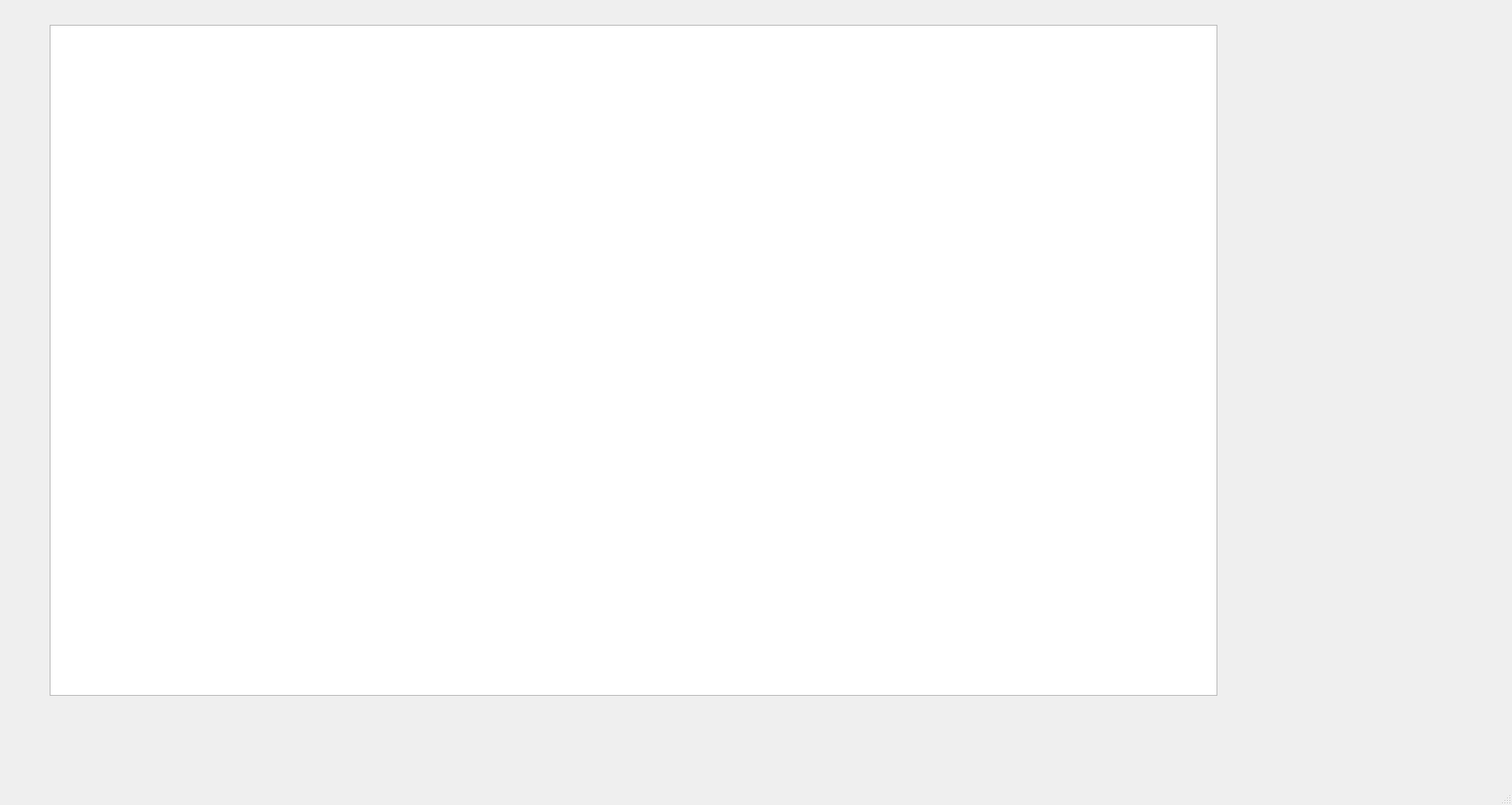
<?xml version="1.0" encoding="UTF-8"?>
<ui version="4.0">
 <class>MainWindow</class>
 <widget class="QMainWindow" name="MainWindow">
  <property name="geometry">
   <rect>
    <x>0</x>
    <y>0</y>
    <width>1827</width>
    <height>973</height>
   </rect>
  </property>
  <property name="windowTitle">
   <string>MainWindow</string>
  </property>
  <widget class="QWidget" name="centralwidget">
   <widget class="QTableWidget" name="tableWidget">
    <property name="geometry">
     <rect>
      <x>60</x>
      <y>30</y>
      <width>1411</width>
      <height>811</height>
     </rect>
    </property>
   </widget>
  </widget>
  <widget class="QMenuBar" name="menubar">
   <property name="geometry">
    <rect>
     <x>0</x>
     <y>0</y>
     <width>1827</width>
     <height>22</height>
    </rect>
   </property>
  </widget>
  <widget class="QStatusBar" name="statusbar"/>
 </widget>
 <resources/>
 <connections/>
</ui>
